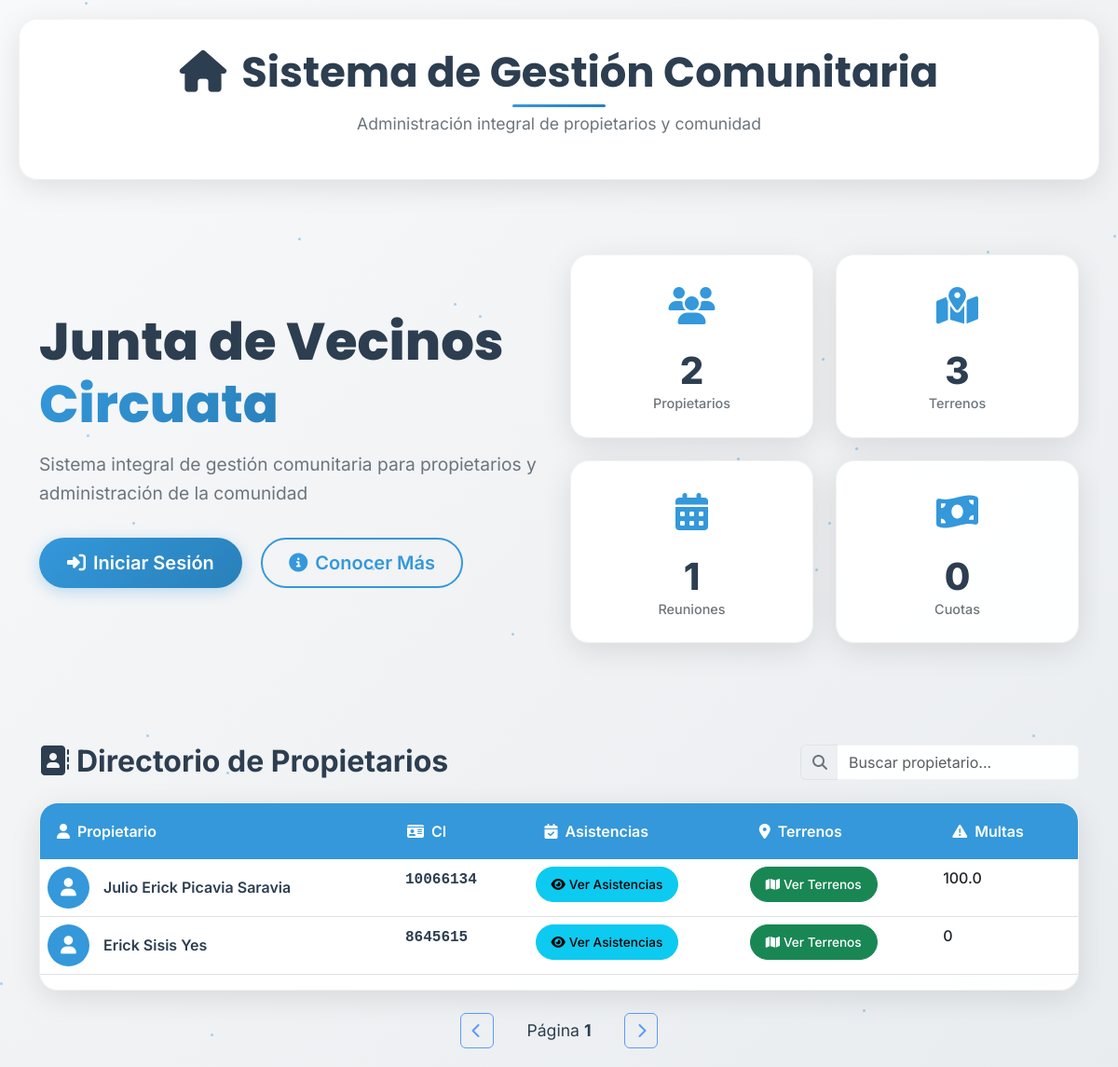
The page / on the database its author committed.
### models/asistencia_model.py (models this page shows, shortened)
class Asistencia(db.Model):
    __tablename__ = "Asistencia"
    id = db.Column(db.Integer, primary_key=True)
    duenio_id = db.Column(db.Integer, db.ForeignKey('Duenio.id'), nullable=False)
    id_reunion = db.Column(db.Integer, db.ForeignKey('Reunion.id'), nullable=False)
    asistio = db.Column(db.Boolean, nullable=False, default=False)
    reunion = db.relationship('Reunion', backref='asistencias')
    dueno = db.relationship('Duenio', backref='asistencias')
    __table_args__ = (UniqueConstraint('duenio_id', 'id_reunion', name='_duenio_reunion_uc'),)

### models/duenio_model.py (models this page shows, shortened)
class Duenio(db.Model):
    __tablename__ = "Duenio"
    id = db.Column(db.Integer, primary_key=True)
    nombre = db.Column(db.String(50), nullable=False)
    paterno = db.Column(db.String(50), nullable=True)
    materno = db.Column(db.String(50), nullable=True)
    ci = db.Column(db.String(20), unique=True, nullable=False)
    multas = db.relationship('Multa', backref='duenio', lazy=True)  # Relación con la tabla Multa

### models/multa_model.py (models this page shows, shortened)
class Multa(db.Model):
    __tablename__ = "Multa"
    multa_id = db.Column(db.Integer, primary_key=True)
    duenio_id = db.Column(db.Integer, db.ForeignKey('Duenio.id', ondelete='CASCADE'), nullable=False)
    cuota_id = db.Column(db.Integer, db.ForeignKey('Cuota.cuota_id', ondelete='SET NULL'), nullable=True)
    reunion_id = db.Column(db.Integer, db.ForeignKey('Reunion.id', ondelete='SET NULL'), nullable=True)
    monto = db.Column(db.Float, nullable=False)
    fecha = db.Column(db.Date, nullable=False, default=datetime.utcnow().date)
    tipo = db.Column(db.String(20), nullable=False)
    descripcion = db.Column(db.Text, nullable=True)

### controllers/user_controller.py (the view)
@user_bp.route('/')
def index():
    duenos_count = Duenio.query.count()
    terrenos_count = Terreno.query.count()
    reuniones_count = Reunion.query.count()
    cuotas_titulos = Cuota.query.with_entities(Cuota.titulo).distinct().all()
    cuotas_count = len(cuotas_titulos)
    asistencias = Asistencia.query.all()
    terrenos = Terreno.query.all()
    def multas(multas_list):
        total = 0
        for multa in multas_list:
            total += multa.monto
        return total
    return render_template('index.html',
                         duenos_count=duenos_count,
                         terrenos_count=terrenos_count,
                         reuniones_count=reuniones_count,
                         cuotas_count=cuotas_count,
                         asistencias=asistencias,
                         terrenos=terrenos,
                         multas=multas)

### templates/index.html (shortened to what this page needs)
{% extends 'base.html' %}
{% block content %}
<div class="hero-section mb-5">
    <div class="container">
        <div class="row align-items-center">
            <div class="col-lg-6">
                <div class="hero-content">
                    <h1 class="hero-title">Junta de Vecinos<br><span class="text-gradient">Circuata</span></h1>
                    <p class="hero-subtitle">Sistema integral de gestión comunitaria para propietarios y administración de la comunidad</p>
                    {% if not current_user.is_authenticated %}
                    <div class="hero-actions mt-4">
                        <a href="{{ url_for('user.login') }}" class="btn btn-premium btn-lg me-3">
                            <i class="fas fa-sign-in-alt me-2"></i>Iniciar Sesión
                        </a>
                        <a href="#about" class="btn btn-outline-premium btn-lg">
                            <i class="fas fa-info-circle me-2"></i>Conocer Más
                        </a>
                    </div>
                    {% endif %}
                </div>
            </div>
            <div class="col-lg-6">
                <div class="hero-stats">
                    <div class="row g-4">
                        <div class="col-6">
                            <div class="stat-card glass-card">
                                <div class="stat-icon">
                                    <i class="fas fa-users"></i>
                                </div>
                                <div class="stat-content">
                                    <h3 class="stat-number">{{ duenos_count if duenos_count else '0' }}</h3>
                                    <p class="stat-label">Propietarios</p>
                                </div>
                            </div>
                        </div>
                        <div class="col-6">
                            <div class="stat-card glass-card">
                                <div class="stat-icon">
                                    <i class="fas fa-map-marked-alt"></i>
                                </div>
                                <div class="stat-content">
                                    <h3 class="stat-number">{{ terrenos_count if terrenos_count else '0' }}</h3>
                                    <p class="stat-label">Terrenos</p>
                                </div>
                            </div>
                        </div>
                        <div class="col-6">
                            <div class="stat-card glass-card">
                                <div class="stat-icon">
                                    <i class="fas fa-calendar-alt"></i>
                                </div>
                                <div class="stat-content">
                                    <h3 class="stat-number">{{ reuniones_count if reuniones_count else '0' }}</h3>
                                    <p class="stat-label">Reuniones</p>
                                </div>
                            </div>
                        </div>
                        <div class="col-6">
                            <div class="stat-card glass-card">
                                <div class="stat-icon">
                                    <i class="fas fa-money-bill-wave"></i>
                                </div>
                                <div class="stat-content">
                                    <h3 class="stat-number">{{ cuotas_count if cuotas_count else '0' }}</h3>
                                    <p class="stat-label">Cuotas</p>
                                </div>
                            </div>
                        </div>
                    </div>
                </div>
            </div>
        </div>
    </div>
</div>
<div class="directory-section">
    <div class="container">
        <div class="section-header d-flex justify-content-between align-items-center mb-4">
            <h2 class="section-title mb-0">
                <i class="fas fa-address-book me-2"></i>Directorio de Propietarios
            </h2>
            <div class="search-container">
                <div class="input-group">
                    <span class="input-group-text bg-transparent border-end-0">
                        <i class="fas fa-search"></i>
                    </span>
                    <input type="text" id="searchInput" class="form-control border-start-0"
                           placeholder="Buscar propietario...">
                </div>
            </div>
        </div>
        <div class="directory-table glass-card">
            <div class="table-responsive">
                <table class="table table-hover" id="propietariosTable">
                    <thead class="table-header">
                        <tr>
                            <th><i class="fas fa-user me-2"></i>Propietario</th>
                            <th><i class="fas fa-id-card me-2"></i>CI</th>
                            <th><i class="fas fa-calendar-check me-2"></i>Asistencias</th>
                            <th><i class="fas fa-map-marker-alt me-2"></i>Terrenos</th>
                            <th><i class="fas fa-exclamation-triangle me-2"></i>Multas</th>
                        </tr>
                    </thead>
                    <tbody id="propietariosBody">
                        {% set duenos_unicos = {} %}
                        {% for asistencia in asistencias %}
                            {% if asistencia.dueno.id not in duenos_unicos %}
                                {% set _ = duenos_unicos.update({asistencia.dueno.id: asistencia.dueno}) %}
                                <tr class="propietario-row">
                                    <td class="propietario-info">
                                        <div class="d-flex align-items-center">
                                            <div class="propietario-avatar">
                                                <i class="fas fa-user"></i>
                                            </div>
                                            <div class="propietario-details">
                                                <div class="propietario-name">
                                                    {{ asistencia.dueno.nombre }} {{ asistencia.dueno.paterno }} {{ asistencia.dueno.materno }}
                                                </div>
                                            </div>
                                        </div>
                                    </td>
                                    <td class="ci-info">
                                        <span class="ci-number">{{ asistencia.dueno.ci }}</span>
                                    </td>
                                    <td>
                                        <button type="button" class="btn btn-info btn-sm action-btn"
                                                data-bs-toggle="modal" data-bs-target="#asistencias{{ asistencia.dueno.id }}">
                                            <i class="fas fa-eye me-1"></i>Ver Asistencias
                                        </button>
                                    </td>
                                    <td>
                                        <button type="button" class="btn btn-success btn-sm action-btn"
                                                data-bs-toggle="modal" data-bs-target="#terrenos{{ asistencia.dueno.id }}">
                                            <i class="fas fa-map me-1"></i>Ver Terrenos
                                        </button>
                                    </td>
                                    <td>
                                        <div class="multas-info">
                                            {{ multas(asistencia.dueno.multas) }}
                                        </div>
                                    </td>
                                </tr>
                            {% endif %}
                        {% endfor %}
                    </tbody>
                </table>
            </div>
        </div>
        <div class="pagination-controls d-flex justify-content-center align-items-center mt-4">
            <button class="btn btn-outline-primary me-3" id="prevPage">
                <i class="fas fa-chevron-left"></i>
            </button>
            <span class="page-info">
                Página <span id="pageNumber" class="fw-bold">1</span>
            </span>
            <button class="btn btn-outline-primary ms-3" id="nextPage">
                <i class="fas fa-chevron-right"></i>
            </button>
        </div>
    </div>
</div>
{% set duenos_unicos_modales = {} %}
{% endblock %}

### templates/base.html (style rules this page uses)
:root { --primary-gradient: linear-gradient(135deg, #667eea 0%, #764ba2 100%); --secondary-gradient: linear-gradient(135deg, #f093fb 0%, #f5576c 100%); --success-gradient: linear-gradient(135deg, #4facfe 0%, #00f2fe 100%); --warning-gradient: linear-gradient(135deg, #43e97b 0%, #38f9d7 100%); --dark-gradient: linear-gradient(135deg, #2c3e50 0%, #34495e 100%); --glass-bg: rgba(255, 255, 255, 0.1); --glass-border: rgba(255, 255, 255, 0.2); --shadow-light: 0 8px 32px rgba(31, 38, 135, 0.37); --shadow-strong: 0 15px 35px rgba(0, 0, 0, 0.1); --bg-primary: linear-gradient(135deg, #f8f9fa 0%, #e9ecef 25%, #dee2e6 75%, #ced4da 100%); --card-bg: rgba(255, 255, 255, 0.95); --text-primary: #2c3e50; --text-secondary: #495057; --text-muted: #6c757d; --border-color: rgba(0, 0, 0, 0.05); --shadow-color: rgba(0, 0, 0, 0.1); --particle-color: rgba(52, 152, 219, 0.4); --accent-color: #3498db; --accent-hover: #2980b9; }
* { box-sizing: border-box; }
body { font-family: 'Inter', sans-serif; background: var(--bg-primary); background-size: 400% 400%; animation: gradientShift 20s ease infinite; min-height: 100vh; margin: 0; overflow-x: hidden; transition: all 0.3s ease; }
.glass-card { background: var(--card-bg); backdrop-filter: blur(20px); border: 1px solid var(--border-color); border-radius: 20px; box-shadow: 0 8px 32px var(--shadow-color); transition: all 0.3s ease; }

### templates/index.html (style rules this page uses)
.hero-section { padding: 60px 0; position: relative; overflow: hidden; }
.hero-title { font-family: 'Poppins', sans-serif; font-size: 3.5rem; font-weight: 800; color: var(--text-primary); margin-bottom: 1rem; line-height: 1.2; }
.text-gradient { background: linear-gradient(135deg, var(--accent-color), var(--accent-hover)); -webkit-background-clip: text; -webkit-text-fill-color: transparent; background-clip: text; }
.hero-subtitle { font-size: 1.2rem; color: var(--text-muted); margin-bottom: 2rem; line-height: 1.6; }
.btn-premium { background: linear-gradient(135deg, var(--accent-color), var(--accent-hover)); border: none; color: white; padding: 12px 30px; border-radius: 50px; font-weight: 600; transition: all 0.3s ease; box-shadow: 0 4px 15px rgba(52, 152, 219, 0.3); }
.btn-outline-premium { border: 2px solid var(--accent-color); color: var(--accent-color); padding: 10px 28px; border-radius: 50px; font-weight: 600; transition: all 0.3s ease; background: transparent; }
.stat-card { padding: 25px; text-align: center; height: 100%; transition: all 0.3s ease; border-radius: 20px; }
.stat-icon { font-size: 2.5rem; color: var(--accent-color); margin-bottom: 15px; }
.stat-number { font-size: 2.5rem; font-weight: 800; color: var(--text-primary); margin: 0; }
.stat-label { color: var(--text-muted); font-weight: 500; margin: 0; font-size: 0.9rem; }
.section-title { font-size: 2rem; font-weight: 700; color: var(--text-primary); }
.search-container .input-group-text { color: var(--text-muted); border-color: var(--border-color); }
.search-container .form-control { border-color: var(--border-color); color: var(--text-primary); background: var(--card-bg); }
.directory-table { border-radius: 20px; overflow: hidden; }
.table-header th { background: var(--accent-color); color: white; font-weight: 600; border: none; padding: 18px; }
.propietario-avatar { width: 45px; height: 45px; background: var(--accent-color); border-radius: 50%; display: flex; align-items: center; justify-content: center; color: white; margin-right: 15px; font-size: 1.2rem; }
.propietario-name { font-weight: 600; color: var(--text-primary); font-size: 1rem; }
.ci-number { font-family: 'Courier New', monospace; font-weight: 600; color: var(--text-primary); background: rgba(var(--accent-color), 0.1); padding: 4px 8px; border-radius: 6px; }
.action-btn { border-radius: 20px; padding: 8px 16px; font-size: 0.85rem; font-weight: 500; }
.multas-info { font-weight: 500; }
.pagination-controls { margin-top: 30px; }
.page-info { color: var(--text-primary); font-size: 1.1rem; margin: 0 20px; }

### rows shown on the page
Asistencia: dueno.nombre "Julio Erick", dueno.paterno "Picavia", dueno.materno "Saravia", dueno.ci "10066134"
Multa: monto "100.0"
Asistencia: dueno.nombre "Erick", dueno.paterno "Sisis", dueno.materno "Yes", dueno.ci "8645615", multas "0"

### other values the page prints
{{ duenos_count if duenos_count else '0' }} "2"
{{ terrenos_count if terrenos_count else '0' }} "3"
{{ reuniones_count if reuniones_count else '0' }} "1"
{{ cuotas_count if cuotas_count else '0' }} "0"
